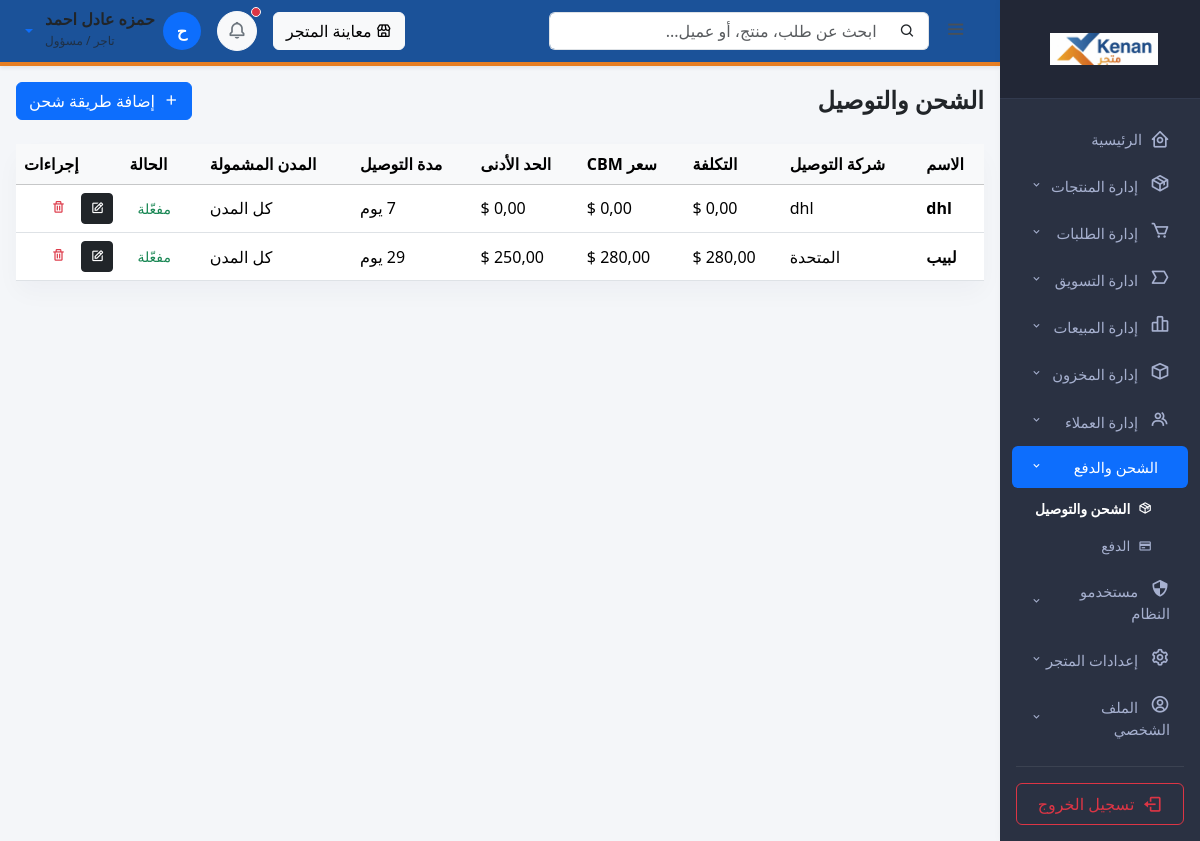
The app's page /merchant/shipping/ (signed in) with its own data.
### shop/models/custom_user.py (models this page shows, shortened)
class CustomUser(AbstractUser):
    email =django.db.models.EmailField(unique=True,verbose_name="البريد الالكتروني")
    USERNAME_FIELD = 'email'
    REQUIRED_FIELDS = ['username']
    class Meta:
        verbose_name="مستخدم"
        verbose_name_plural="المستخدمون"

### shop/models/shipping_method.py (models this page shows, shortened)
class ShippingMethod(django.db.models.Model):
    name = django.db.models.CharField(max_length=100, verbose_name="اسم طريقة الشحن")
    company_name = django.db.models.CharField(
        max_length=100, blank=True, null=True, verbose_name="اسم شركة التوصيل"
    )
    cost = django.db.models.DecimalField(
        max_digits=10, decimal_places=2, default=0,
        verbose_name="رسوم ثابتة إضافية",
        help_text="رسوم تُضاف دائمًا فوق تكلفة الحجم (اتركها 0 إن لم ترغب برسوم ثابتة)"
    )
    price_per_cbm = django.db.models.DecimalField(
        max_digits=10, decimal_places=2, default=0,
        verbose_name="سعر الشحن لكل متر مكعب (CBM)"
    )
    min_charge = django.db.models.DecimalField(
        max_digits=10, decimal_places=2, default=0,
        verbose_name="الحد الأدنى لتكلفة الشحن"
    )
    estimated_days = django.db.models.PositiveIntegerField(
        default=1, verbose_name="مدة التوصيل المتوقعة (أيام)"
    )
    covered_cities = django.db.models.TextField(
        blank=True,
        verbose_name="المدن المشمولة",
        help_text="افصل بين أسماء المدن بفاصلة، مثال: صنعاء، عدن، تعز",
    )
    is_active = django.db.models.BooleanField(default=True, verbose_name="مفعّلة")
    created_at = django.db.models.DateTimeField(auto_now_add=True, verbose_name="تاريخ الإضافة")
    class Meta:
        verbose_name = "طريقة شحن"
        verbose_name_plural = "طرق الشحن"
        ordering = ['cost']

### shop/views/merchant/shipping.py (the view, shortened to what this page needs)
@staff_required
def shipping_list(request):
    methods = ShippingMethod.objects.all()
    context = {
        'methods': methods,
        'total_methods': methods.count(),
        'active_methods': methods.filter(is_active=True).count(),
    }
    return render(request, 'admin/shipping_list.html', context)

### shop/templates/admin/shipping_list.html (shortened to what this page needs)
{% extends 'admin/veltrix_base.html' %}
{% load static %}
{% block content %}
<div class="d-flex justify-content-between align-items-center mb-4">
    <h4 class="fw-bold m-0">الشحن والتوصيل</h4>
    <button class="btn btn-primary" data-bs-toggle="modal" data-bs-target="#addShippingModal">
        <i class="bx bx-plus me-1"></i> إضافة طريقة شحن
    </button>
</div>
<div class="card">
    <div class="table-responsive">
        <table class="table table-hover align-middle mb-0 text-end">
            <thead class="table-light">
                <tr>
                    <th>الاسم</th>
                    <th>شركة التوصيل</th>
                    <th>التكلفة</th>
                    <th>سعر CBM</th>
                    <th>الحد الأدنى</th>
                    <th>مدة التوصيل</th>
                    <th>المدن المشمولة</th>
                    <th>الحالة</th>
                    <th>إجراءات</th>
                </tr>
            </thead>
            <tbody>
                {% for method in methods %}
                <tr>
                    <td class="fw-bold">{{ method.name }}</td>
                    <td>{{ method.company_name|default:"—" }}</td>
                    <td>{{ method.cost }} $</td>
                    <td>{{ method.price_per_cbm }} $</td>
                    <td>{{ method.min_charge }} $</td>
                    <td>{{ method.estimated_days }} يوم</td>
                    <td>{{ method.covered_cities|default:"كل المدن" }}</td>
                    <td>
                        <form method="post">
                            {% if method.is_active %}
                                <button type="submit" class="btn btn-sm btn-success-subtle text-success border-0">مفعّلة</button>
                            {% else %}
                                <button type="submit" class="btn btn-sm btn-light text-muted">معطّلة</button>
                            {% endif %}
                        </form>
                    </td>
                    <td class="d-flex gap-2">
                        <button class="btn btn-sm btn-dark" data-bs-toggle="modal" data-bs-target="#editShippingModal{{ method.id }}">
                            <i class="bx bx-edit"></i>
                        </button>
                        <form method="post" onsubmit="return confirm('هل أنت متأكد من الحذف؟');">
                            <button type="submit" class="btn btn-sm btn-danger-subtle text-danger border-0">
                                <i class="bx bx-trash"></i>
                            </button>
                        </form>
                    </td>
                </tr>
                {% empty %}
                <tr><td colspan="9" class="text-center text-muted py-4">لا توجد طرق شحن مضافة بعد</td></tr>
                {% endfor %}
            </tbody>
        </table>
    </div>
</div>
{% endblock %}

### shop/templates/admin/veltrix_base.html (shortened to what this page needs)
{% load static %}
<!DOCTYPE html>
<html lang="ar" dir="rtl">
<head>
    <link rel="stylesheet" href="https://cdn.jsdelivr.net/npm/bootstrap@5.3.2/dist/css/bootstrap.rtl.min.css">
    <link rel="stylesheet" href="https://cdn.jsdelivr.net/npm/boxicons@2.1.4/css/boxicons.min.css">
    <link rel="stylesheet" href="https://cdn.jsdelivr.net/npm/sweetalert2@11/dist/sweetalert2.min.css">
</head>
<body>
<div class="container-fluid">
    <div class="row">
        <div class="col-md-3 col-lg-2 p-0 sidebar d-none d-md-block" id="mainSidebar">
            <div class="sidebar-brand text-center">
                <a href="{% url 'merchant_dashboard' %}" class="text-decoration-none d-flex align-items-center justify-content-center">
                    <img src="{% static 'shop/images/kenan_logo.png' %}" alt="متجر كنان" class="img-fluid me-2" onerror="this.style.display='none'; document.getElementById('alt-brand-text').style.display='inline-block';">
                </a>
            </div>
            <div class="py-3">
                <a href="{% url 'merchant_dashboard' %}" class="{% if request.resolver_match.url_name == 'merchant_dashboard' %}active{% endif %}">
                    <i class="bx bx-home-circle me-2 fs-5"></i> <span class="nav-text">الرئيسية</span>
                </a>
                <div class="nav-item-dropdown">
                    <a class="{% if 'product' in request.resolver_match.url_name or 'categor' in request.resolver_match.url_name %}active{% endif %}"
                       data-bs-toggle="collapse" href="#productsSubMenu" role="button"
                       aria-expanded="{% if 'product' in request.resolver_match.url_name %}true{% else %}false{% endif %}" aria-controls="productsSubMenu">
                        <span><i class="bx bx-package me-2 fs-5"></i> <span class="nav-text">إدارة المنتجات</span></span>
                        <i class="bx bx-chevron-down small"></i>
                    </a>
                </div>
                <div class="nav-item-dropdown">
                    <a class="{% if 'order' in request.resolver_match.url_name %}active{% endif %}"
                       data-bs-toggle="collapse" href="#ordersSubMenu" role="button"
                       aria-expanded="{% if 'order' in request.resolver_match.url_name %}true{% else %}false{% endif %}" aria-controls="ordersSubMenu">
                        <span><i class="bx bx-cart me-2 fs-5"></i> <span class="nav-text">إدارة الطلبات</span></span>
                        <i class="bx bx-chevron-down small"></i>
                    </a>
                </div>
                <div class="nav-item-dropdown">
                    <a class="{% if 'coupon' in request.resolver_match.url_name %}active{% endif %}"
                       data-bs-toggle="collapse" href="#marketingSubMenu" role="button"
                       aria-expanded="{% if 'coupon' in request.resolver_match.url_name %}true{% else %}false{% endif %}" aria-controls="marketingSubMenu">
                        <span><i class="bx bx-tag-alt me-2 fs-5"></i> <span class="nav-text">ادارة التسويق</span></span>
                        <i class="bx bx-chevron-down small"></i>
                    </a>
                </div>
                <div class="nav-item-dropdown">
                    <a class="{% if 'sales' in request.resolver_match.url_name %}active{% endif %}"
                       data-bs-toggle="collapse" href="#salesSubMenu" role="button"
                       aria-expanded="{% if 'sales' in request.resolver_match.url_name %}true{% else %}false{% endif %}" aria-controls="salesSubMenu">
                        <span><i class="bx bx-bar-chart-alt-2 me-2 fs-5"></i> <span class="nav-text">إدارة المبيعات</span></span>
                        <i class="bx bx-chevron-down small"></i>
                    </a>
                </div>
                <div class="nav-item-dropdown">
                    <a class="{% if 'inventory' in request.resolver_match.url_name %}active{% endif %}"
                       data-bs-toggle="collapse" href="#inventorySubMenu" role="button"
                       aria-expanded="{% if 'inventory' in request.resolver_match.url_name %}true{% else %}false{% endif %}" aria-controls="inventorySubMenu">
                        <span><i class="bx bx-cube me-2 fs-5"></i> <span class="nav-text">إدارة المخزون</span></span>
                        <i class="bx bx-chevron-down small"></i>
                    </a>
                </div>
                <div class="nav-item-dropdown">
                    <a class="{% if 'customer' in request.resolver_match.url_name %}active{% endif %}"
                       data-bs-toggle="collapse" href="#customersSubMenu" role="button"
                       aria-expanded="{% if 'customer' in request.resolver_match.url_name %}true{% else %}false{% endif %}" aria-controls="customersSubMenu">
                        <span><i class="bx bx-group me-2 fs-5"></i> <span class="nav-text">إدارة العملاء</span></span>
                        <i class="bx bx-chevron-down small"></i>
                    </a>
                </div>
                <div class="nav-item-dropdown">
                    <a class="{% if 'shipping' in request.resolver_match.url_name or 'payment' in request.resolver_match.url_name %}active{% endif %}"
                       data-bs-toggle="collapse" href="#shippingPaymentSubMenu" role="button"
                       aria-expanded="{% if 'shipping' in request.resolver_match.url_name or 'payment' in request.resolver_match.url_name %}true{% else %}false{% endif %}" aria-controls="shippingPaymentSubMenu">
                        <span> <span class="nav-text">الشحن والدفع</span></span>
                        <i class="bx bx-chevron-down small"></i>
                    </a>
                    <div class="collapse submenu {% if 'shipping' in request.resolver_match.url_name or 'payment' in request.resolver_match.url_name %}show{% endif %}" id="shippingPaymentSubMenu">
                        <a href="{% url 'shipping_settings' %}" class="{% if request.resolver_match.url_name == 'shipping_settings' %}text-white fw-bold{% endif %}">
                            <i class="bx bx-package me-2"></i> الشحن والتوصيل
                        </a>
                        <a href="{% url 'payment_settings' %}" class="{% if request.resolver_match.url_name == 'payment_settings' %}text-white fw-bold{% endif %}">
                            <i class="bx bx-credit-card me-2"></i> الدفع
                        </a>
                    </div>
                </div>
                <div class="nav-item-dropdown">
                    <a class="{% if 'staff' in request.resolver_match.url_name %}active{% endif %}"
                       data-bs-toggle="collapse" href="#staffSubMenu" role="button"
                       aria-expanded="{% if 'staff' in request.resolver_match.url_name %}true{% else %}false{% endif %}" aria-controls="staffSubMenu">
                        <span><i class="bx bx-shield-quarter me-2 fs-5"></i> <span class="nav-text">مستخدمو النظام</span></span>
                        <i class="bx bx-chevron-down small"></i>
                    </a>
                </div>
                <div class="nav-item-dropdown">
                    <a class="{% if request.resolver_match.url_name == 'store_settings' %}active{% endif %}"
                       data-bs-toggle="collapse" href="#settingsSubMenu" role="button" aria-expanded="false" aria-controls="settingsSubMenu">
                        <span><i class="bx bx-cog me-2 fs-5"></i> <span class="nav-text">إعدادات المتجر</span></span>
                        <i class="bx bx-chevron-down small"></i>
                    </a>
                </div>
                <div class="nav-item-dropdown">
                    <a class="{% if request.resolver_match.url_name == 'customer_profile' %}active{% endif %}"
                       data-bs-toggle="collapse" href="#profileSubMenu" role="button" aria-expanded="false" aria-controls="profileSubMenu">
                        <span><i class="bx bx-user-circle me-2 fs-5"></i> <span class="nav-text">الملف الشخصي</span></span>
                        <i class="bx bx-chevron-down small"></i>
                    </a>
                </div>
                <hr class="border-secondary mx-3 my-3">
                <form action="{% url 'logout' %}" method="post" class="px-3">
                    <button type="submit" class="btn btn-outline-danger w-100 d-flex align-items-center justify-content-center py-2" style="border-radius: 6px;">
                        <i class="bx bx-log-out me-2 fs-5"></i> <span class="nav-text">تسجيل الخروج</span>
                    </button>
                </form>
            </div>
        </div>
        <div class="col-md-9 col-lg-10 p-0 main-content" id="mainContent">
            <div class="topbar d-flex justify-content-between align-items-center shadow-sm">
                <div class="d-flex align-items-center gap-2 flex-grow-1">
                    <button class="sidebar-toggle-btn" id="sidebarToggleBtn" title="طي/توسيع القائمة">
                        <i class="bx bx-menu"></i>
                    </button>
                    <form class="global-search flex-grow-1" method="get" action="{% url 'live_search' %}">
                        <div class="input-group">
                            <span class="input-group-text bg-white border-end-0"><i class="bx bx-search"></i></span>
                            <input type="text" name="q" class="form-control border-start-0" placeholder="ابحث عن طلب، منتج، أو عميل...">
                        </div>
                    </form>
                </div>
                <div class="d-flex align-items-center gap-3">
                    <a href="{% url 'home' %}" target="_blank" class="btn btn-light d-flex align-items-center gap-1">
                        <i class="bx bx-store"></i> <span class="d-none d-lg-inline">معاينة المتجر</span>
                    </a>
                    <div class="dropdown">
                        <button class="btn btn-light position-relative rounded-circle p-2" type="button" data-bs-toggle="dropdown" aria-expanded="false" style="width: 40px; height: 40px;">
                            <i class="bx bx-bell fs-5 text-secondary"></i>
                            <span class="position-absolute top-0 start-0 translate-middle p-1 bg-danger border border-light rounded-circle">
                            </span>
                        </button>
                    </div>
                    <div class="dropdown">
                        <a href="#" class="d-flex align-items-center text-decoration-none dropdown-toggle gap-2" id="profileDropdown" data-bs-toggle="dropdown" aria-expanded="false">
                            <div class="avatar-circle">{{ request.user.first_name|default:request.user.username|slice:":1"|upper }}</div>
                            <div class="text-end d-none d-sm-block">
                                <span class="d-block fw-bold text-dark lh-1">{{ request.user.first_name|default:request.user.username }}</span>
                                <small class="text-muted" style="font-size: 0.75rem;">تاجر / مسؤول</small>
                            </div>
                        </a>
                    </div>
                </div>
            </div>
            <div class="p-3">
                {% block content %}{% endblock %}
            </div>
        </div>
    </div>
</div>
</body>
</html>

### records on screen
CustomUser: user.first_name "ح", user.first_name "حمزه عادل احمد"
ShippingMethod: name "dhl", company_name "dhl", estimated_days "7", covered_cities "كل المدن", is_active "مفعّلة"
ShippingMethod: name "لبيب", company_name "المتحدة", estimated_days "29", covered_cities "كل المدن", is_active "مفعّلة"
